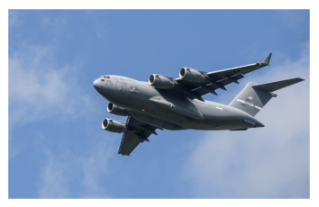
#> input picture plane.jpg, 319 x 207 px, found by its file name
$ jupyter execute '이미지데이터전처리.ipynb'   (shell and % lines are left out)
#> lines starting #> are read from the running program, lines starting #| are printed output that depends on the picture; after the words box and inside, x2 and y2 are one past the last pixel; in counts of white or black regions, pixels touching at a corner belong together
<a href="https://colab.research.google.com/github/aettikang/DataAnalysisPlan/blob/main/%EC%9D%B4%EB%AF%B8%EC%A7%80%EB%8D%B0%EC%9D%B4%ED%84%B0%EC%A0%84%EC%B2%98%EB%A6%AC.ipynb" target="_parent"></a>

출처 : https://ivo-lee.tistory.com/91

[cell 1]
from google.colab import drive
drive.mount('/content/drive/')

구글 drive에 plane.jpg파일을 업로드하고 그 경로를 기억합니다.

코랩에서 파일의 경로를 복사합니다.

[cell 2]
import cv2
import numpy as np
from matplotlib import pyplot as plt

image = cv2.imread("/content/drive/MyDrive/cuk/데이터분석기획/11주/plane.jpg", cv2.IMREAD_GRAYSCALE) # 흑백 이미지로 로드
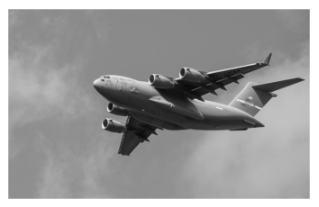
#> image: shape (207, 319); min 9, max 255, mean 155.2
plt.imshow(image, cmap="gray"), plt.axis("off") # 이미지를 출력
plt.show()
type(image) # 데이터 타입을 확인
image # 이미지 데이터를 확인
image.shape # 차원을 확인 (해상도)
#> Out = (207, 319)

[cell 3]
# 컬러로 이미지를 로드합니다.
image_bgr = cv2.imread("/content/drive/MyDrive/cuk/데이터분석기획/11주/plane.jpg", cv2.IMREAD_COLOR)
#> image_bgr is the input picture: shape (207, 319, 3); mean B, G, R 191.1, 158.8, 136.2
image_bgr[0,0] # 픽셀을 확인
image_rgb = cv2.cvtColor(image_bgr, cv2.COLOR_BGR2RGB) # RGB로 변환
plt.imshow(image_rgb), plt.axis("off") # 이미지를 출력
plt.show()

[cell 4]
#이미지 저장
import cv2
import numpy as np
from matplotlib import pyplot as plt

image = cv2.imread("/content/drive/MyDrive/cuk/데이터분석기획/11주/plane.jpg", cv2.IMREAD_GRAYSCALE) # 흑백 이미지로 로드

cv2.imwrite("/content/drive/MyDrive/cuk/데이터분석기획/11주/plane_new.jpg", image) # 이미지를 저장
#> Out = True

[cell 5]
# 이미지 크기 변경
image_50x50 = cv2.resize(image, (50, 50)) # 이미지 크기를 50x50 픽셀로 변경
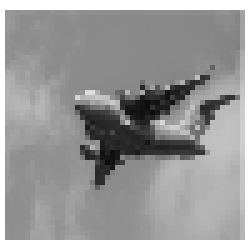
#> image_50x50: shape (50, 50) (shown 5 times larger); min 11, max 255, mean 153.8

plt.imshow(image_50x50, cmap="gray"), plt.axis("off") # 이미지를 출력
plt.show()

[cell 6]
# 이미지 자르기
image_cropped = image[:,:200] # 열의 처음 절반과 모든 행을 선택
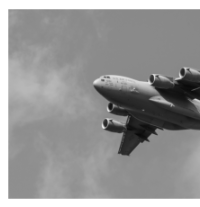
#> image_cropped: shape (207, 200); min 9, max 255, mean 149.2

plt.imshow(image_cropped, cmap="gray"), plt.axis("off") # 이미지를 출력
plt.show()

[cell 7]
# 이미지 투명도 처리
image_blurry = cv2.blur(image, (5,5))
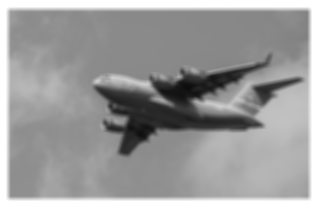
#> image_blurry: shape (207, 319); min 12, max 255, mean 155.2

plt.imshow(image_blurry, cmap="gray"), plt.axis("off") # 이미지를 출력
plt.show()
# 커널 크기의 영향을 강조하기 위해 100X100 커널로 같은 이미지를 흐리게 합니다.
image_very_blurry = cv2.blur(image, (100,100))
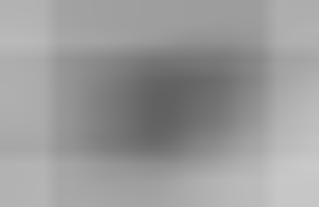
#> image_very_blurry: shape (207, 319); min 97, max 201, mean 154.6
plt.imshow(image_very_blurry, cmap="gray"), plt.xticks([]), plt.yticks([]) # 이미지를 출력
plt.show()

[cell 8]
kernel = np.ones((5,5)) / 25.0 # 커널을 만듭니다.
kernel # 커널을 확인
image_kernel = cv2.filter2D(image, -1, kernel) # 커널을 적용
plt.imshow(image_kernel, cmap="gray"), plt.xticks([]), plt.yticks([]) # 이미지 출력
plt.show()

image_very_blurry = cv2.GaussianBlur(image, (5,5), 0) # 가우시안 블러를 적용
plt.imshow(image_very_blurry, cmap="gray"), plt.xticks([]), plt.yticks([]) # 이미지 출력
plt.show()

[cell 9]
# 이미지 선명하게 하기
import cv2
import numpy as np
from matplotlib import pyplot as plt

image = cv2.imread("/content/drive/MyDrive/cuk/데이터분석기획/11주/plane.png", cv2.IMREAD_GRAYSCALE) # 흑백 이미지로 로드
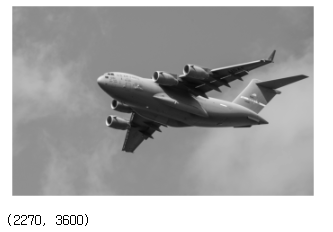
#> input picture plane.png, 333 x 232 px, found by its file name
#> image is the input picture: shape (232, 333); min 0, max 255, mean 169.5

kernel = np.array([[0, -1, 0],
                   [-1, 5,-1],
                   [0, -1, 0]]) # 커널을 만듭니다.

# 이미지를 선명하게 만듭니다.
image_sharp = cv2.filter2D(image, -1, kernel)
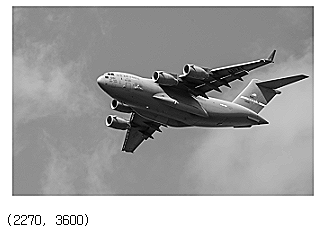
#> image_sharp: shape (232, 333); min 0, max 255, mean 168.6

plt.imshow(image_sharp, cmap="gray"), plt.axis("off") # 이미지 출력
plt.show()

[cell 10]
# 이미지 이진화
import cv2
import numpy as np
from matplotlib import pyplot as plt
image_grey = cv2.imread("/content/drive/MyDrive/cuk/데이터분석기획/11주/plane.png", cv2.IMREAD_GRAYSCALE) # 흑백 이미지로 로드

max_output_value = 255
neighborhood_size = 99
subtract_from_mean = 10
image_binarized = cv2.adaptiveThreshold(image_grey, max_output_value,
                                         cv2.ADAPTIVE_THRESH_GAUSSIAN_C, cv2.THRESH_BINARY,
                                         neighborhood_size, subtract_from_mean) # 적응적 임계처리를 적용
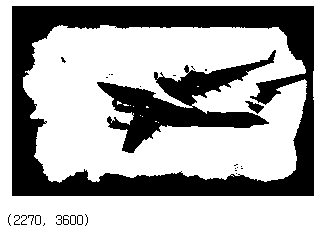
#> image_binarized: shape (232, 333); 67.4% white; 29 black regions (19 under 20 px), largest, box (x1, y1, x2, y2) and area: (12, 6, 314, 196) 18776, (97, 50, 276, 153) 6073, (245, 101, 264, 114) 112
plt.imshow(image_binarized, cmap="gray"), plt.axis("off") # 이미지 출력
plt.show()

[cell 11]
# 경계선 감지
import cv2
import numpy as np
from matplotlib import pyplot as plt

image_gray = cv2.imread("/content/drive/MyDrive/cuk/데이터분석기획/11주/plane.png", cv2.IMREAD_GRAYSCALE) # 흑백 이미지로 로드

median_intensity = np.median(image_gray) # 픽셀 강도의 중간값을 계산
#> median_intensity = 155

# 중간 픽셀 강도에서 위아래 1 표준 편차 떨어진 값을 임계값으로 지정합니다.
lower_threshold = int(max(0, (1.0 - 0.33) * median_intensity))
#> lower_threshold = 103
upper_threshold = int(min(255, (1.0 + 0.33) * median_intensity))
#> upper_threshold = 206

# 캐니 경계선 감지기를 적용합니다.
image_canny = cv2.Canny(image_gray, lower_threshold, upper_threshold)
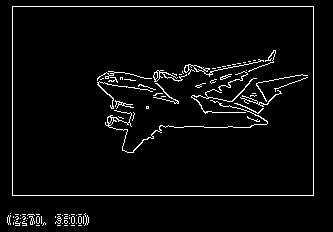
#> image_canny: shape (232, 333); 3.9% white in thin lines or dots, all inside (x1, y1, x2, y2) = (7, 6, 314, 226)

plt.imshow(image_canny, cmap="gray"), plt.axis("off") # 이미지 출력
plt.show()

[cell 12]
# 머신러닝 특성 만들기
import cv2
import numpy as np
from matplotlib import pyplot as plt

image = cv2.imread("/content/drive/MyDrive/cuk/데이터분석기획/11주/plane.jpg", cv2.IMREAD_GRAYSCALE) # 흑백 이미지로 로드

image_10x10 = cv2.resize(image, (10, 10)) # 이미지를 10x10 픽셀 크기로 변환
image_10x10.flatten() # 이미지 데이터를 1차원 벡터로 변환

plt.imshow(image_10x10, cmap="gray"), plt.axis("off")
plt.show()
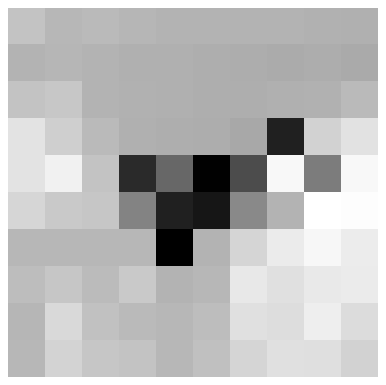
#> figure drawn by matplotlib, 1 panel

image_10x10.shape
image_10x10.flatten().shape
#> Out = (100,)
